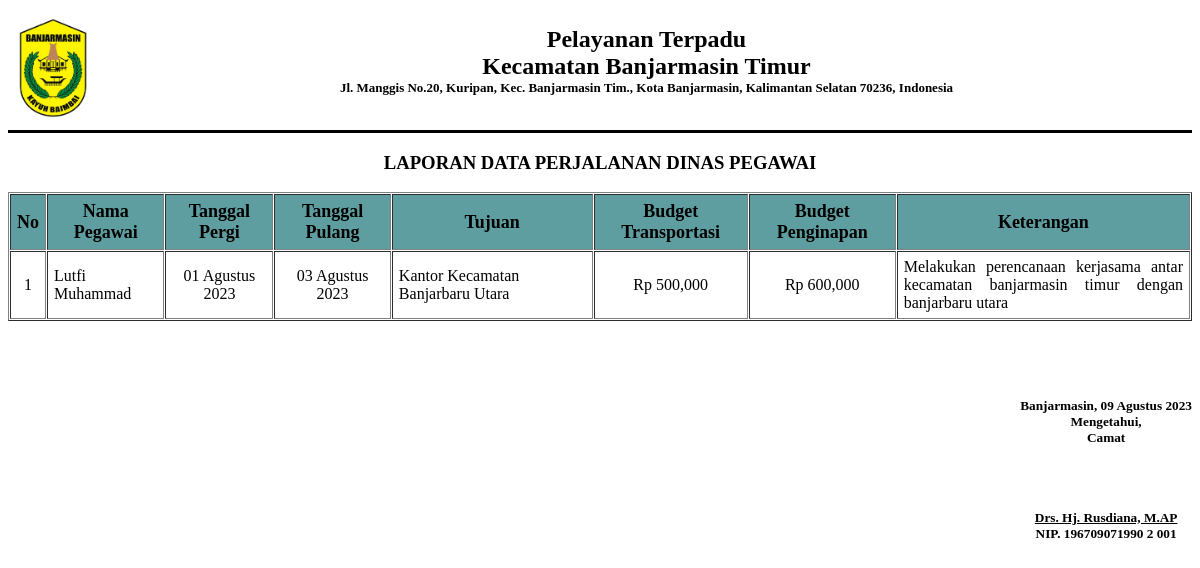
/laporan/l_PerjalananDinas.php, run on the app's committed database.
### tables this page shows
CREATE TABLE `surat_perjalanan_dinas` (
  `idSuratPerjalanan` int(11) NOT NULL,
  `id_pegawai` int(11) NOT NULL,
  `perihal` varchar(255) NOT NULL,
  `tujuan` varchar(35) NOT NULL,
  `budgetTransportasi` float NOT NULL,
  `budgetPenginapan` float NOT NULL,
  `tglPergi` date NOT NULL,
  `tglPulang` date NOT NULL
);

CREATE TABLE `pegawai` (
  `id_pegawai` int(11) NOT NULL,
  `id_user` int(11) NOT NULL,
  `id_jabatan` int(11) NOT NULL,
  `id_golongan` int(11) NOT NULL,
  `nm_pegawai` varchar(30) NOT NULL,
  `nip` varchar(25) NOT NULL,
  `tmpt_lahir` varchar(25) NOT NULL,
  `tgl_lahir` date NOT NULL,
  `alamat` varchar(59) NOT NULL,
  `jk` varchar(25) NOT NULL,
  `status` varchar(20) NOT NULL,
  `agama` varchar(20) NOT NULL,
  `no_tlp` varchar(15) NOT NULL,
  `foto` varchar(55) NOT NULL,
  `instagram` varchar(20) NOT NULL,
  `email` varchar(25) NOT NULL
);

### laporan/l_PerjalananDinas.php (the view, shortened to what this page needs)
<?php
include "../db/koneksi.php";
$no = 1;
if (isset($_POST['cetak10'])) {
    $tgl1 = $_POST['tgl1'];
    $tgl2 = $_POST['tgl2'];
    $sql = mysqli_query($link, "SELECT * FROM surat_perjalanan_dinas  pd
    join pegawai p on pd.id_pegawai = p.id_pegawai  WHERE pd.tglPergi BETWEEN '$tgl1' AND '$tgl2' ORDER BY pd.tglPergi ");
    $label = 'LAPORAN DATA PERJALANAN DINAS PEGAWAI  <br> Tanggal : ' . tgl($tgl1) . ' s/d ' . tgl($tgl2);
} else {
    $sql = mysqli_query($link, "SELECT * FROM surat_perjalanan_dinas  pd
    join pegawai p on pd.id_pegawai = p.id_pegawai ORDER BY pd.tglPergi  ");
    $label = 'LAPORAN DATA PERJALANAN DINAS PEGAWAI ';
}
function rupiah($angka)
{
    $hasil_rupiah = "Rp " . number_format($angka, 0);
    return $hasil_rupiah;
}
$bln = array(
    '01' => 'Januari',
    '02' => 'Februari',
    '03' => 'Maret',
    '04' => 'April',
    '05' => 'Mei',
    '06' => 'Juni',
    '07' => 'Juli',
    '08' => 'Agustus',
    '09' => 'September',
    '10' => 'Oktober',
    '11' => 'November',
    '12' => 'Desember'
);
function tgl($tanggal)
{
    $bulan = array(
        1 =>   'Januari',
        'Februari',
        'Maret',
        'April',
        'Mei',
        'Juni',
        'Juli',
        'Agustus',
        'September',
        'Oktober',
        'November',
        'Desember'
    );
    $pecahkan = explode('-', $tanggal);
    return $pecahkan[2] . ' ' . $bulan[(int) $pecahkan[1]] . ' ' . $pecahkan[0];
}
?>
<!DOCTYPE html>
<html>
<head>
</head>
<body>
    <img src="../image/bjm.png" alt="Logo" align="left" width="90" height="120">
    <p align="center"><b>
            <br>
            <font size="5">Pelayanan Terpadu <br> Kecamatan Banjarmasin Timur </font><br>
            <font size="2">Jl. Manggis No.20, Kuripan, Kec. Banjarmasin Tim., Kota Banjarmasin, Kalimantan Selatan
                70236, Indonesia </font><br>
            <br>
            <hr size="3px" color="black">
        </b></p>
    <h3>
        <center>
            <?php echo $label ?>
        </center>
    </h3>
    <div class="row">
        <div class="col-sm-12">
            <div class="card-box table-responsive">
                <table border="1" cellspacing="1" cellpadding="6" width="100%">
                    <thead style="background-color: #5F9EA0">
                        <tr>
                            <th style="text-align: center; font-size: 18px;">No</th>
                            <th style="text-align: center; font-size: 18px;">Nama Pegawai</th>
                            <th style="text-align: center; font-size: 18px;">Tanggal Pergi</th>
                            <th style="text-align: center; font-size: 18px;">Tanggal Pulang</th>
                            <th style="text-align: center; font-size: 18px;">Tujuan</th>
                            <th style="text-align: center; font-size: 18px;">Budget Transportasi</th>
                            <th style="text-align: center; font-size: 18px;">Budget Penginapan</th>
                            <th style="text-align: center; font-size: 18px; width:25%; ">Keterangan</th>
                        </tr>
                    </thead>
                    <tbody>
                        <?php while ($data = mysqli_fetch_array($sql)) { ?>
                        <tr>
                            <td align="center"><?php echo $no++; ?></td>
                            <td class="w-15"><?= $data['nm_pegawai']; ?></td>
                            <td class="w-5" align="center"><?= tgl($data['tglPergi']); ?></td>
                            <td class="w-5" align="center"><?= tgl($data['tglPulang']); ?></td>
                            <td class=""><?= $data['tujuan']; ?></td>
                            <td align="center"><?php echo rupiah($data['budgetTransportasi']);  ?></td>
                            <td align="center"><?php echo rupiah($data['budgetPenginapan']);  ?></td>
                            <td align="justify" class="w-7"><?php
                                                                $keterangan = $data['perihal'];
                                                                $maxLength = 100;
                                                                if (strlen($keterangan) > $maxLength) {
                                                                    $trimmedText = substr($keterangan, 0, $maxLength) . ' ...';
                                                                    echo $trimmedText;
                                                                } else {
                                                                    echo $keterangan;
                                                                }
                                                                ?></td>
                        </tr>
                        <?php } ?>
                    </tbody>
                </table>
            </div>
        </div>
    </div>
    <br>
    <br>
    <br>
    <div style="text-align: center; display: inline-block; float: right;">
        <h5>
            Banjarmasin, <?php echo date('d') . ' ' . $bln[date('m')] . ' ' . date('Y') ?><br>
            Mengetahui,<br>
            Camat<br>
            <br><br>
            <br><br>
            <u><b>Drs. Hj. Rusdiana, M.AP </b></u><br>
            <b>NIP. 196709071990 2 001</b><br>
        </h5>
    </div>
</body>
</html>

### data on the page
surat_perjalanan_dinas: id_pegawai.nm_pegawai "Lutfi Muhammad", tglPergi "01 Agustus 2023", tglPulang "03 Agustus 2023", tujuan "Kantor Kecamatan Banjarbaru Utara", budgetTransportasi "Rp 500,000", budgetPenginapan "Rp 600,000", perihal "Melakukan perencanaan kerjasama antar kecamatan banjarmasin timur dengan banjarbaru utara"

### other printed values
$label "LAPORAN DATA PERJALANAN DINAS PEGAWAI"
